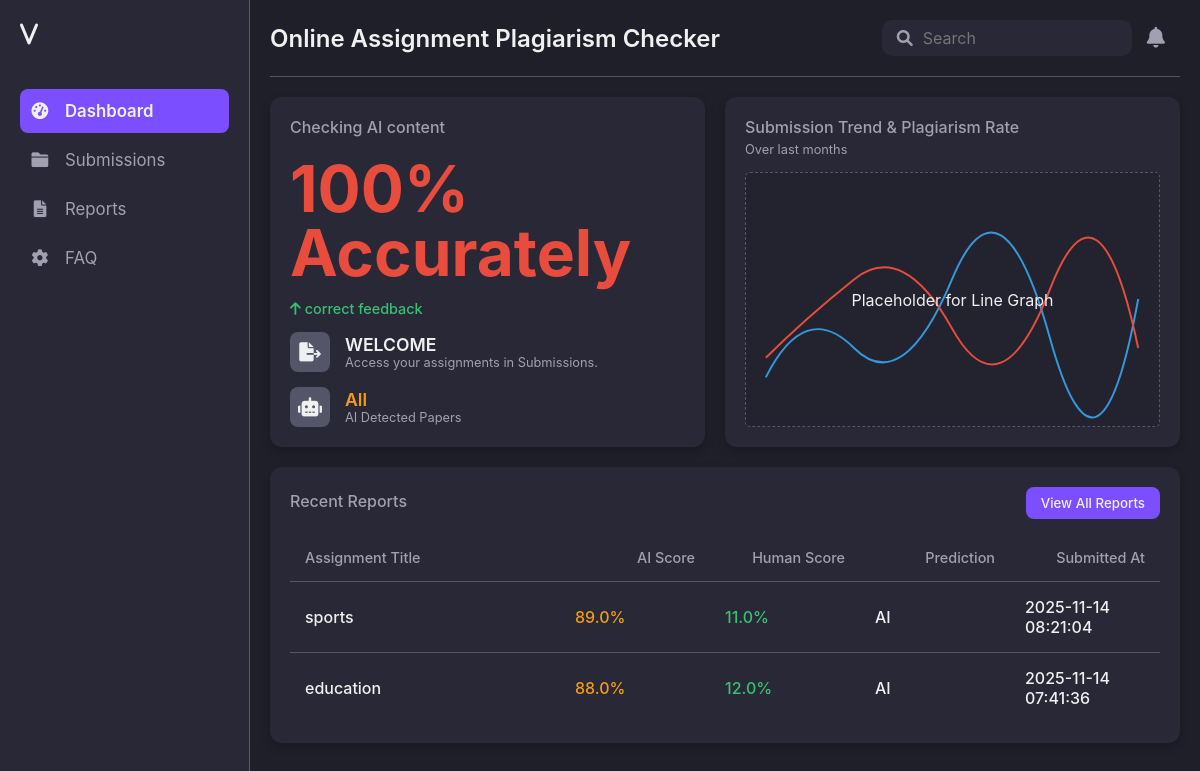
The page /dashboard (signed in) on the database its author committed.
### app.py (models this page shows, shortened)
class Submission(db.Model):
    id = db.Column(db.Integer, primary_key=True)
    user_id = db.Column(db.Integer, db.ForeignKey('user.id'), nullable=False)
    title = db.Column(db.String(200), nullable=False)
    text = db.Column(db.Text, nullable=False)
    ai_score = db.Column(db.Float, nullable=False)
    human_score = db.Column(db.Float, nullable=False)
    prediction = db.Column(db.String(20), nullable=False)  # 'AI' or 'Human'
    submitted_at = db.Column(db.DateTime, default=datetime.utcnow)

### app.py (the view)
@app.route('/dashboard')
@login_required
def dashboard():
    user = db.session.get(User, session['user_id'])
    submissions = Submission.query.filter_by(user_id=session['user_id']).order_by(Submission.submitted_at.desc()).all()
    return render_template('dashboard.html', user=user, submissions=submissions)

### app.py (called while the page is built)
def login_required(f):
    from functools import wraps
    @wraps(f)
    def decorated_function(*args, **kwargs):
        if 'user_id' not in session:
            return redirect(url_for('login'))
        return f(*args, **kwargs)
    return decorated_function

### templates/dashboard.html (shortened to what this page needs)
<!DOCTYPE html>
<html lang="en">
<head>
    <link rel="stylesheet" href="https://cdnjs.cloudflare.com/ajax/libs/font-awesome/6.0.0-beta3/css/all.min.css">
</head>
<body>
<div class="dashboard-container">
    <aside class="sidebar">
        <div class="logo"><i class="fas fa-v"></i> </div>
        <nav class="nav-menu">
            <a href="{{ url_for('dashboard') }}" class="nav-item active"><i class="fas fa-tachometer-alt"></i> Dashboard</a>
            <a href="{{ url_for('submit') }}" class="nav-item"><i class="fas fa-folder"></i> Submissions</a>
            <a href="#" class="nav-item"><i class="fas fa-file-alt"></i> Reports</a>
            <a href="{{ url_for('faq') }}" class="nav-item"><i class="fas fa-cog"></i> FAQ</a>
        </nav>
    </aside>
    <main class="main-content">
        <header class="top-header">
            <div class="header-title">Online Assignment Plagiarism Checker</div>
            <div class="search-profile">
                <div class="search-box">
                    <i class="fas fa-search"></i>
                    <input type="text" placeholder="Search">
                </div>
                <i class="fas fa-bell notification-icon"></i>
            </div>
        </header>
        <section class="dashboard-grid">
            <div class="card similarity-card">
                <div class="card-title">Checking AI content</div>
                <div class="similarity-value">100% Accurately</div>
                <div class="similarity-change up"><i class="fas fa-arrow-up"></i> correct feedback</div>
                <div class="metric-card assignments-card">
                    <div class="card-icon"><i class="fas fa-file-export"></i></div>
                    <div class="metric-info">
                        <div class="metric-value">WELCOME </div>
                        <div class="metric-label">Access your assignments in Submissions.</div>
                    </div>
                </div>
                <div class="metric-card ai-detected-card">
                    <div class="card-icon"><i class="fas fa-robot"></i></div>
                    <div class="metric-info">
                        <div class="metric-value ai-highlight">All</div>
                        <div class="metric-label">AI Detected Papers</div>
                    </div>
                </div>
            </div>
            <div class="card trend-card">
                <div class="card-title">Submission Trend & Plagiarism Rate</div>
                <div class="card-subtitle">Over last months</div>
                <div class="chart-placeholder">Placeholder for Line Graph</div>
            </div>
            <div class="card reports-card">
                <div class="reports-header">
                    <div class="card-title">Recent Reports</div>
                    <button class="view-report-btn" onclick="window.location.href='{{ url_for('reports') }}'">View All Reports</button>
                </div>
                <table class="reports-table">
                    <thead>
                        <tr>
                            <th>Assignment Title</th>
                            <th class="score-col">AI Score</th>
                            <th class="score-col">Human Score</th>
                            <th class="score-col">Prediction</th>
                            <th class="score-col">Submitted At</th>
                        </tr>
                    </thead>
                    <tbody>
                        {% for s in submissions %}
                        <tr>
                            <td>{{ s.title }}</td>
                            <td class="score mid">{{ (s.ai_score*100)|round(2) }}%</td>
                            <td class="score low">{{ (s.human_score*100)|round(2) }}%</td>
                            <td>{{ s.prediction }}</td>
                            <td>{{ s.submitted_at.strftime('%Y-%m-%d %H:%M:%S') }}</td>
                        </tr>
                        {% endfor %}
                    </tbody>
                </table>
            </div>
        </section>
    </main>
</div>
</body>
</html>

### rows shown on the page
Submission: title "sports", (s.ai_score*100)|round(2) "89.0", (s.human_score*100)|round(2) "11.0", prediction "AI", submitted_at "2025-11-14 08:21:04"
Submission: title "education", (s.ai_score*100)|round(2) "88.0", (s.human_score*100)|round(2) "12.0", prediction "AI", submitted_at "2025-11-14 07:41:36"
